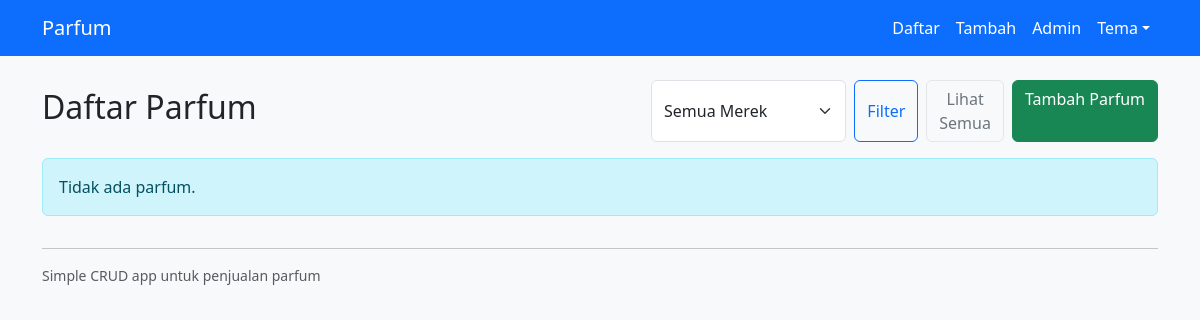
Before: /sales/ with the older database file.
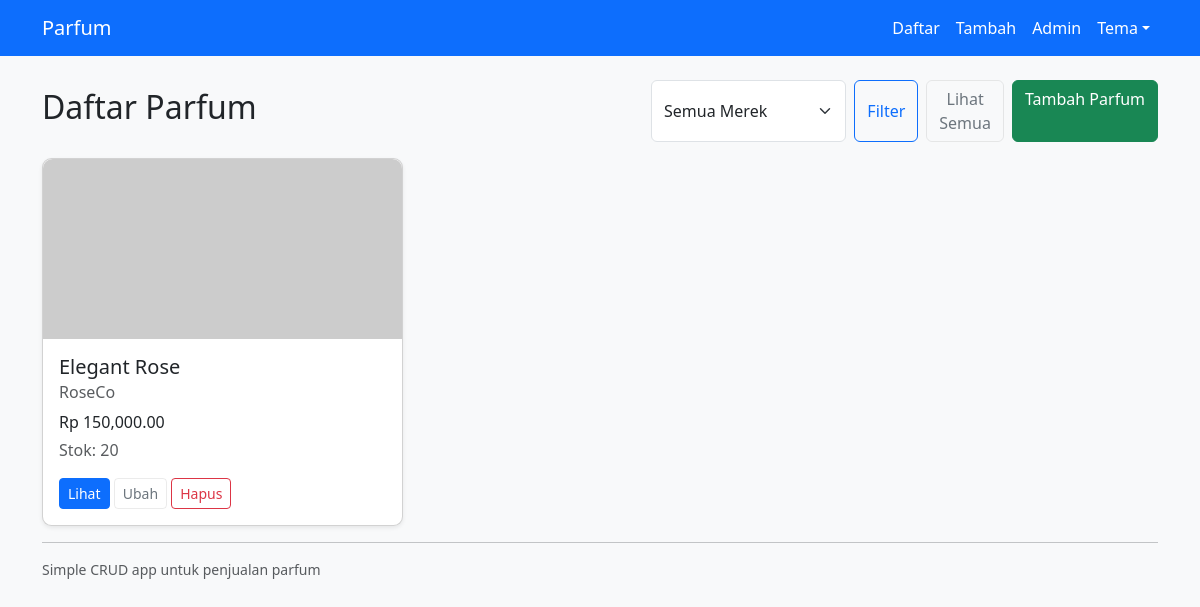
After: the same page with the newer database file.
### sales/models.py (models this page shows, shortened)
class Perfume(models.Model):
    name = models.CharField(max_length=200)
    brand = models.CharField(max_length=200, blank=True)
    description = models.TextField(blank=True)
    price = models.DecimalField(max_digits=10, decimal_places=2)
    stock = models.PositiveIntegerField(default=0)
    image = models.ImageField(upload_to='perfume_images/', blank=True, null=True)
    created_at = models.DateTimeField(auto_now_add=True)
    updated_at = models.DateTimeField(auto_now=True)
    def get_absolute_url(self):
        return reverse('perfume-detail', kwargs={'pk': self.pk})

### sales/views.py (the view)
# urls.py: path('', views.PerfumeListView.as_view(), name='perfume-list'),
class PerfumeListView(ListView):
    model = Perfume
    template_name = 'sales/perfume_list.html'
    context_object_name = 'perfumes'
    paginate_by = 9
    ordering = ['-created_at']
    def get_queryset(self):
        qs = super().get_queryset()
        brand = self.request.GET.get('brand')
        if brand:
            qs = qs.filter(brand=brand)
        return qs
    def get_context_data(self, **kwargs):
        ctx = super().get_context_data(**kwargs)
        ctx['brands'] = Perfume.objects.order_by('brand').values_list('brand', flat=True).distinct()
        ctx['selected_brand'] = self.request.GET.get('brand', '')
        ctx['show_all'] = bool(self.request.GET.get('all'))
        return ctx
    def get_paginate_by(self, queryset):
        if self.request.GET.get('all'):
            return None
        return self.paginate_by

### sales/templates/sales/perfume_list.html (shortened to what this page needs)
{% extends 'sales/base.html' %}
{% load humanize %}
{% block content %}
<div class="d-flex justify-content-between align-items-center mb-3">
  <h2>Daftar Parfum</h2>
  <div class="d-flex gap-2">
    <form class="d-flex" method="get">
      <select name="brand" class="form-select me-2">
        <option value="">Semua Merek</option>
      </select>
      <button class="btn btn-outline-primary me-2">Filter</button>
      {% if show_all %}
        <a href="?{% if selected_brand %}brand={{ selected_brand }}{% endif %}" class="btn btn-outline-secondary">Sembunyikan Semua</a>
      {% else %}
        <a href="?all=1{% if selected_brand %}&brand={{ selected_brand }}{% endif %}" class="btn btn-outline-secondary">Lihat Semua</a>
      {% endif %}
    </form>
    <a href="{% url 'perfume-create' %}" class="btn btn-success">Tambah Parfum</a>
  </div>
</div>
<div class="row g-3">
  {% for p in perfumes %}
    <div class="col-sm-6 col-md-4">
      <div class="card h-100 shadow-sm">
        {% if p.image %}
          <img src="{{ p.image.url }}" class="card-img-top" alt="{{ p.name }}" style="height:180px;object-fit:cover;border-top-left-radius:0.6rem;border-top-right-radius:0.6rem;"/>
        {% else %}
          <img src="https://via.placeholder.com/400x250?text=No+Image" class="card-img-top" alt="no image" style="height:180px;object-fit:cover;border-top-left-radius:0.6rem;border-top-right-radius:0.6rem;"/>
        {% endif %}
        <div class="card-body d-flex flex-column">
          <h5 class="card-title">{{ p.name }}</h5>
          <h6 class="card-subtitle mb-2 text-muted">{{ p.brand }}</h6>
          <p class="mb-1">Rp {{ p.price|intcomma }}</p>
          <p class="mb-3 text-muted">Stok: {{ p.stock }}</p>
          <div class="mt-auto">
            <a href="{{ p.get_absolute_url }}" class="btn btn-primary btn-sm">Lihat</a>
            <a href="{% url 'perfume-update' p.pk %}" class="btn btn-outline-secondary btn-sm">Ubah</a>
            <a href="{% url 'perfume-delete' p.pk %}" class="btn btn-outline-danger btn-sm">Hapus</a>
          </div>
        </div>
      </div>
    </div>
  {% empty %}
    <div class="col-12">
      <div class="alert alert-info">Tidak ada parfum.</div>
    </div>
  {% endfor %}
</div>
{% endblock %}

### sales/templates/sales/base.html (shortened to what this page needs)
<!doctype html>
<html lang="en">
  <head>
    {% load static %}
    <link href="https://cdn.jsdelivr.net/npm/bootstrap@5.3.0/dist/css/bootstrap.min.css" rel="stylesheet">
    <link href="{% static 'css/site.css' %}" rel="stylesheet">
  </head>
  <body class="theme-default">
    <nav class="navbar navbar-expand-lg navbar-dark bg-primary">
      <div class="container">
        <a class="navbar-brand" href="{% url 'perfume-list' %}">Parfum</a>
        <div class="collapse navbar-collapse" id="navmenu">
          <ul class="navbar-nav ms-auto">
            <li class="nav-item"><a class="nav-link" href="{% url 'perfume-list' %}">Daftar</a></li>
            <li class="nav-item"><a class="nav-link" href="{% url 'perfume-create' %}">Tambah</a></li>
            <li class="nav-item"><a class="nav-link" href="/admin/">Admin</a></li>
            <li class="nav-item dropdown">
              <a class="nav-link dropdown-toggle" href="#" id="themeMenu" role="button" data-bs-toggle="dropdown" aria-expanded="false">Tema</a>
            </li>
          </ul>
        </div>
      </div>
    </nav>
    <div class="container py-4">
      {% block content %}{% endblock %}
      <hr>
      <footer class="text-muted small">Simple CRUD app untuk penjualan parfum</footer>
    </div>
  </body>
</html>

### static/css/site.css (style rules this page uses)
:root { --bg: #f8f9fa; --primary: #0d6efd; --text-on-primary: #fff; --muted: #6c757d; }
body { background: var(--bg); }
body.theme-default { --primary: #0d6efd; --text-on-primary: #fff; }
.navbar.bg-primary { background-color: var(--primary) !important; }
.navbar .navbar-brand, .navbar .nav-link { color: var(--text-on-primary) !important; }
.card { border-radius: 0.6rem; }
.btn-outline-secondary { border-color: rgba(0,0,0,0.08); }

Changed rows visible on the page:
added Perfume: name "Elegant Rose", brand "RoseCo", price "150,000.00", stock "20"
Other visible differences:
text no longer shown: "Tidak ada parfum."
